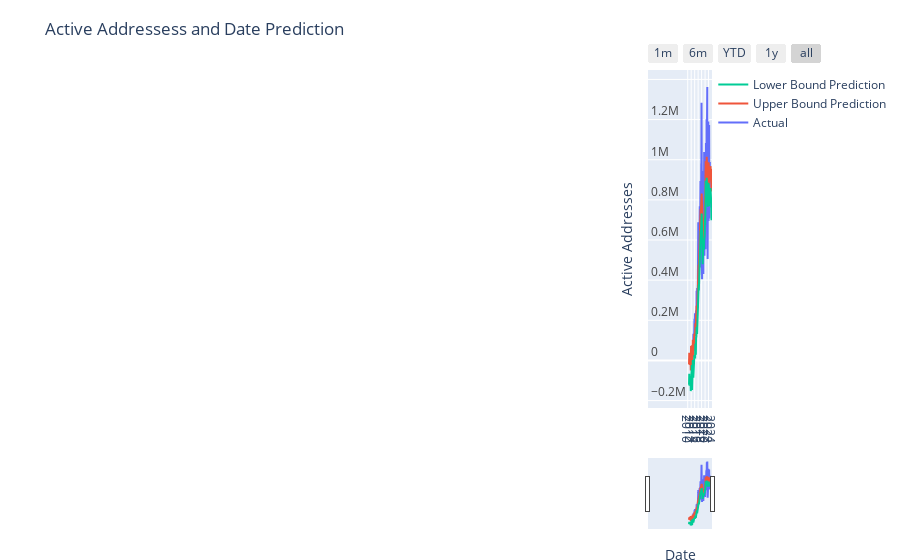

The code cell stored with this chart in its notebook:
### Code cell
import plotly.express as px
import plotly.graph_objects as go

fig = go.Figure()
fig.add_trace(go.Scatter(name="Actual", x=df_trainw['ds'], y=df_trainw['y'], legendrank=4))
fig.add_trace(go.Scatter(name="Upper Bound Prediction", x=predictionw['ds'], y=predictionw['yhat'], legendrank=2))
fig.add_trace(go.Scatter(name="Lower Bound Prediction", x=predictionw['ds'], y=predictionw['yhat_lower'], legendrank=1))

fig.update_xaxes(
    rangeslider_visible = True,
    rangeselector = dict(
        buttons = list([
            dict(count = 1, label = "1m", step = "month", stepmode = "backward"),
            dict(count = 6, label = "6m", step = "month", stepmode = "backward"),
            dict(count = 1, label = "YTD", step = "year", stepmode = "todate"),
            dict(count = 1, label = "1y", step = "year", stepmode = "backward"),
            dict(step = "all")
        ])
    )
)
fig.update_layout(title_text='Active Addressess and Date Prediction')
fig.update_yaxes(ticklabelposition="inside top", title="Active Addresses")
fig.update_xaxes(ticklabelposition="inside top", title="Date")
fig.update_yaxes(nticks=15)
fig.update_xaxes(nticks=20)

fig.update_layout(
    margin=dict(l=20, r=100, t=70, b=20),
)

fig.show()
fig.write_html('../Website/images/trial.html')
